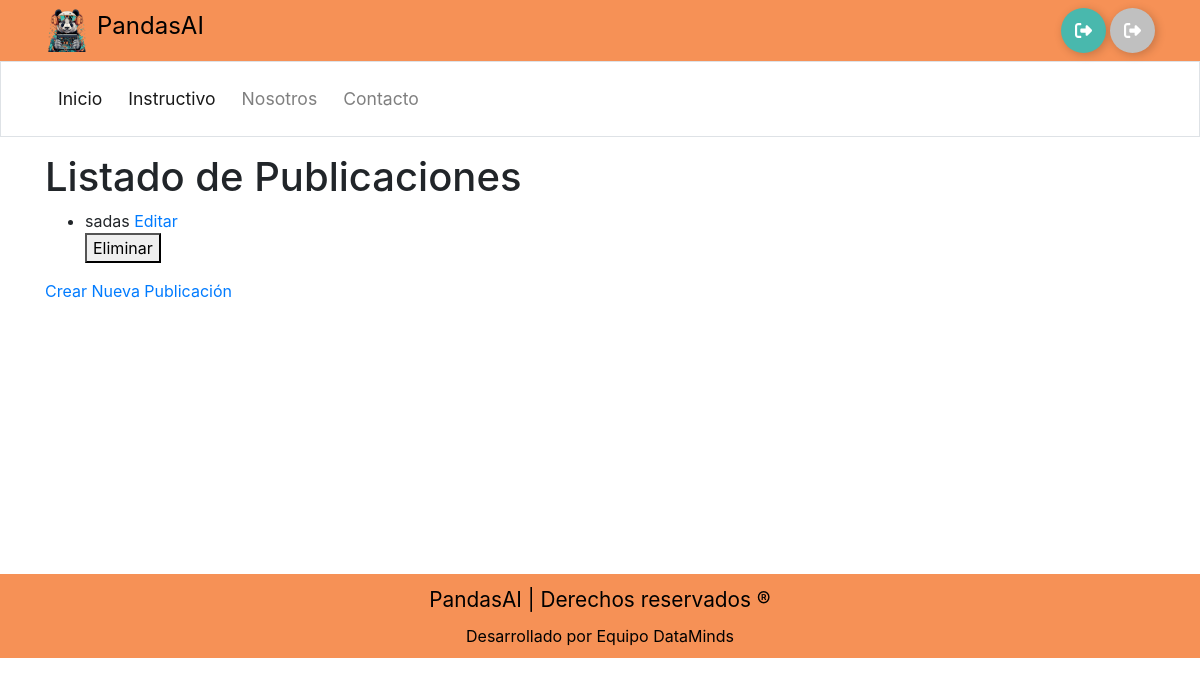
Before: /listar_publicacion/ with the older database file.
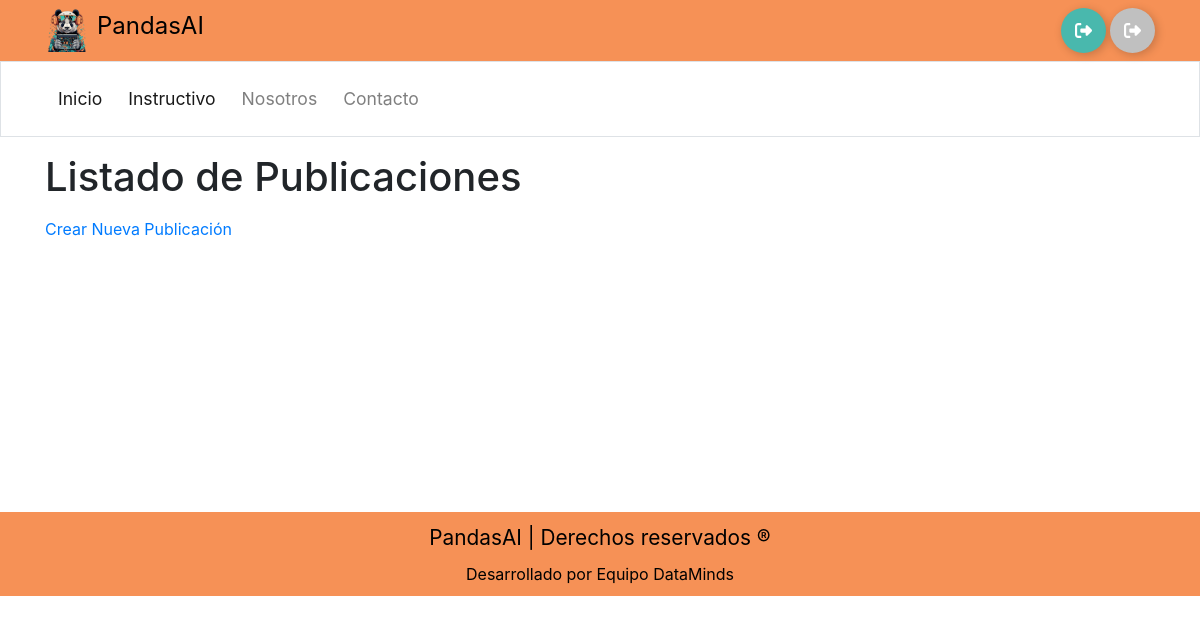
After: the same page with the newer database file.
### home/models.py (models this page shows, shortened)
class Publicacion(models.Model):
    titulo = models.CharField(max_length=200)
    contenido = models.TextField()
    imagen = models.ImageField(upload_to='imagenes/')

### home/views.py (the view)
# urls.py: path('listar_publicacion/', views.listar_publicacion, name='listar_publicacion'),
def listar_publicacion(request):
    publicaciones = Publicacion.objects.all()
    return render(request, 'home/publicacion/listar_publicacion.html', {'publicaciones': publicaciones})

### templates/home/publicacion/listar_publicacion.html (shortened to what this page needs)
{% extends "base/layout.html" %}
{% block content %}
<body>
    <h1>Listado de Publicaciones</h1>
    <ul>
      {% for publicacion in publicaciones %}
        <li>
          {{ publicacion.titulo }}
          <a href="{% url 'actualizar_publicacion' publicacion.id %}">Editar</a>
          <form method="post" action="{% url 'eliminar_publicacion' publicacion.id %}">
            <button type="submit" onclick="return confirmarEliminar()">Eliminar</button>
          </form>
        </li>
      {% endfor %}
    </ul>
    <a href="{% url 'crear_publicacion' %}">Crear Nueva Publicación</a>
</body>
{% endblock %}

Changed rows visible on the page:
removed Publicacion: titulo "sadas"
